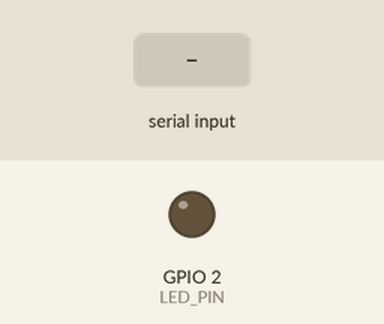
Simulated run of this sketch. Board: ESP32. On the bench: output pins drawn as LEDs (lit = HIGH). Dashed ring = blinking. Inputs (shaded band) come from the test bench. Nothing arrives over Bluetooth unless stated; what the sketch prints to the serial monitor is not drawn.

Above: at 1.2 s.
1.3 s: "blink\n" received over the second serial link
At 1.55 s:
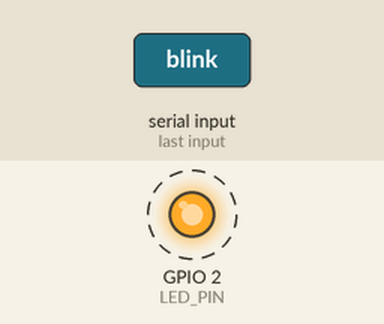
4.3 s: "on\n" received over the second serial link
At 5.0 s:
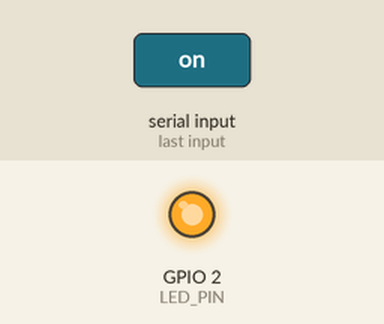
5.8 s: "off\n" received over the second serial link
At 6.2 s:
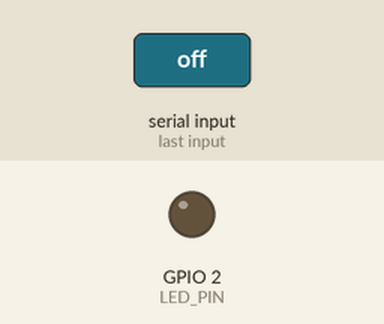
Timing chart, 0 to 8.8 s (numbered marks = the images above; inputs shaded):
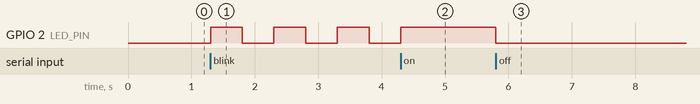

Measured:
- after the input at 1.3 s, GPIO 2 (LED_PIN): alternates HIGH for 0.50 s and LOW for 0.50 s, starting at once
- after the input at 4.3 s, GPIO 2 (LED_PIN): goes on until 4.3 s, then stays HIGH
- after the input at 5.8 s, GPIO 2 (LED_PIN): HIGH → LOW at once

The sketch:

bluetooth_jiggler.ino
```cpp
#include "BluetoothSerial.h"

BluetoothSerial SerialBT;

const int LED_PIN = 2;

// LED state & mode
bool ledState = false;
bool blinkingEnabled = false;

// timers
unsigned long lastBlink = 0;
const unsigned long blinkInterval = 500; // ms

void setup()
{
    pinMode(LED_PIN, OUTPUT);

    Serial.begin(115200);
    SerialBT.begin("ESP32_BT");

    Serial.println("ESP32 ready via USB");
    Serial.println("Bluetooth name: ESP32_BT");
    SerialBT.println("Commands: on, off, blink, noblink, status");
}

void loop()
{
    unsigned long now = millis();

    // ---- blinking task ----
    if (blinkingEnabled && now - lastBlink >= blinkInterval)
    {
        lastBlink = now;
        ledState = !ledState;
        digitalWrite(LED_PIN, ledState);
    }

    // ---- Bluetooth input ----
    if (SerialBT.available())
    {
        String cmd = SerialBT.readStringUntil('\n');
        cmd.trim();
        cmd.toLowerCase();

        if (cmd.length() == 0)
            return;

        if (cmd == "on")
        {
            blinkingEnabled = false;
            ledState = true;
            digitalWrite(LED_PIN, HIGH);
            SerialBT.println("LED forced ON");
        }
        else if (cmd == "off")
        {
            blinkingEnabled = false;
            ledState = false;
            digitalWrite(LED_PIN, LOW);
            SerialBT.println("LED forced OFF");
        }
        else if (cmd == "blink")
        {
            blinkingEnabled = true;
            SerialBT.println("Blinking enabled");
        }
        else if (cmd == "noblink")
        {
            blinkingEnabled = false;
            SerialBT.println("Blinking disabled");
        }
        else if (cmd == "status")
        {
            SerialBT.print("LED: ");
            SerialBT.print(ledState ? "ON" : "OFF");
            SerialBT.print(" | Mode: ");
            SerialBT.println(blinkingEnabled ? "BLINK" : "MANUAL");
        }
        else
        {
            SerialBT.println("Unknown command");
        }
    }
}
```
